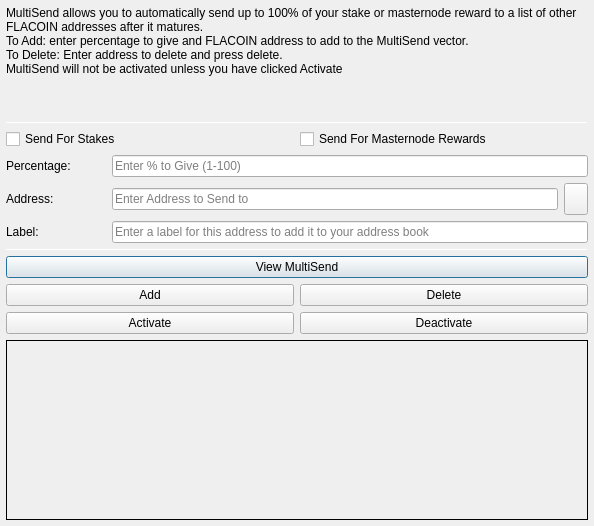
<?xml version="1.0" encoding="UTF-8"?>
<ui version="4.0">
 <class>MultiSendDialog</class>
 <widget class="QDialog" name="MultiSendDialog">
  <property name="windowModality">
   <enum>Qt::NonModal</enum>
  </property>
  <property name="geometry">
   <rect>
    <x>0</x>
    <y>0</y>
    <width>594</width>
    <height>526</height>
   </rect>
  </property>
  <property name="windowTitle">
   <string>MultiSend</string>
  </property>
  <layout class="QVBoxLayout" name="verticalLayout" stretch="0">
   <property name="leftMargin">
    <number>6</number>
   </property>
   <property name="topMargin">
    <number>6</number>
   </property>
   <property name="rightMargin">
    <number>6</number>
   </property>
   <property name="bottomMargin">
    <number>6</number>
   </property>
   <item>
    <layout class="QVBoxLayout" name="verticalLayout_Main" stretch="1,1,1,0,1,1,1">
     <item>
      <widget class="QLabel" name="label_2">
       <property name="lineWidth">
        <number>1</number>
       </property>
       <property name="text">
        <string>MultiSend allows you to automatically send up to 100% of your stake or masternode reward to a list of other FLACOIN addresses after it matures.
To Add: enter percentage to give and FLACOIN address to add to the MultiSend vector.
To Delete: Enter address to delete and press delete.
MultiSend will not be activated unless you have clicked Activate</string>
       </property>
       <property name="alignment">
        <set>Qt::AlignLeading|Qt::AlignLeft|Qt::AlignTop</set>
       </property>
       <property name="wordWrap">
        <bool>true</bool>
       </property>
      </widget>
     </item>
     <item>
      <widget class="Line" name="line">
       <property name="minimumSize">
        <size>
         <width>0</width>
         <height>1</height>
        </size>
       </property>
       <property name="maximumSize">
        <size>
         <width>16777215</width>
         <height>1</height>
        </size>
       </property>
       <property name="orientation">
        <enum>Qt::Horizontal</enum>
       </property>
      </widget>
     </item>
     <item>
      <layout class="QVBoxLayout" name="verticalLayout_Settings">
       <item>
        <layout class="QHBoxLayout" name="horizontalLayout">
         <item>
          <widget class="QCheckBox" name="multiSendStakeCheckBox">
           <property name="text">
            <string>Send For Stakes</string>
           </property>
          </widget>
         </item>
         <item>
          <widget class="QCheckBox" name="multiSendMasternodeCheckBox">
           <property name="text">
            <string>Send For Masternode Rewards</string>
           </property>
          </widget>
         </item>
        </layout>
       </item>
       <item>
        <layout class="QHBoxLayout" name="horizontalLayout_6">
         <item>
          <widget class="QLabel" name="label">
           <property name="minimumSize">
            <size>
             <width>100</width>
             <height>0</height>
            </size>
           </property>
           <property name="toolTip">
            <string>Percentage of stake to send</string>
           </property>
           <property name="text">
            <string>Percentage:</string>
           </property>
          </widget>
         </item>
         <item>
          <widget class="QLineEdit" name="multiSendPercentEdit">
           <property name="toolTip">
            <string>Enter whole numbers 1 - 100</string>
           </property>
           <property name="placeholderText">
            <string>Enter % to Give (1-100)</string>
           </property>
          </widget>
         </item>
        </layout>
       </item>
       <item>
        <layout class="QHBoxLayout" name="horizontalLayout_7">
         <item>
          <widget class="QLabel" name="label_5">
           <property name="minimumSize">
            <size>
             <width>100</width>
             <height>0</height>
            </size>
           </property>
           <property name="toolTip">
            <string>Address to send portion of stake to</string>
           </property>
           <property name="text">
            <string>Address:</string>
           </property>
          </widget>
         </item>
         <item>
          <widget class="QLineEdit" name="multiSendAddressEdit">
           <property name="toolTip">
            <string/>
           </property>
           <property name="placeholderText">
            <string>Enter Address to Send to</string>
           </property>
          </widget>
         </item>
         <item>
          <widget class="QToolButton" name="addressBookButton">
           <property name="maximumSize">
            <size>
             <width>16777215</width>
             <height>32</height>
            </size>
           </property>
           <property name="toolTip">
            <string>Choose an address from the address book</string>
           </property>
           <property name="text">
            <string/>
           </property>
           <property name="icon">
            <iconset resource="../flacoin.qrc">
             <normaloff>:/icons/address-book</normaloff>:/icons/address-book</iconset>
           </property>
           <property name="shortcut">
            <string>Alt+A</string>
           </property>
          </widget>
         </item>
        </layout>
       </item>
      </layout>
     </item>
     <item>
      <layout class="QHBoxLayout" name="horizontalLayout_3">
       <item>
        <widget class="QLabel" name="label_3">
         <property name="minimumSize">
          <size>
           <width>100</width>
           <height>0</height>
          </size>
         </property>
         <property name="text">
          <string>Label:</string>
         </property>
        </widget>
       </item>
       <item>
        <widget class="QLineEdit" name="labelAddressLabelEdit">
         <property name="placeholderText">
          <string>Enter a label for this address to add it to your address book</string>
         </property>
        </widget>
       </item>
      </layout>
     </item>
     <item>
      <widget class="Line" name="line_2">
       <property name="minimumSize">
        <size>
         <width>0</width>
         <height>1</height>
        </size>
       </property>
       <property name="maximumSize">
        <size>
         <width>16777215</width>
         <height>1</height>
        </size>
       </property>
       <property name="orientation">
        <enum>Qt::Horizontal</enum>
       </property>
      </widget>
     </item>
     <item>
      <layout class="QVBoxLayout" name="verticalLayout_Buttons">
       <item>
        <layout class="QHBoxLayout" name="horizontalLayout_4">
         <item>
          <widget class="QPushButton" name="viewButton">
           <property name="toolTip">
            <string/>
           </property>
           <property name="statusTip">
            <string>View MultiSend Vector</string>
           </property>
           <property name="text">
            <string>View MultiSend</string>
           </property>
          </widget>
         </item>
        </layout>
       </item>
       <item>
        <layout class="QHBoxLayout" name="horizontalLayout_2">
         <item>
          <widget class="QPushButton" name="addButton">
           <property name="toolTip">
            <string/>
           </property>
           <property name="statusTip">
            <string>Add to MultiSend Vector</string>
           </property>
           <property name="text">
            <string>Add</string>
           </property>
          </widget>
         </item>
         <item>
          <widget class="QPushButton" name="deleteButton">
           <property name="toolTip">
            <string/>
           </property>
           <property name="statusTip">
            <string>Delete Address From MultiSend Vector</string>
           </property>
           <property name="text">
            <string>Delete</string>
           </property>
          </widget>
         </item>
        </layout>
       </item>
       <item>
        <layout class="QHBoxLayout" name="horizontalLayout_5">
         <item>
          <widget class="QPushButton" name="activateButton">
           <property name="statusTip">
            <string>Activate MultiSend</string>
           </property>
           <property name="text">
            <string>Activate</string>
           </property>
          </widget>
         </item>
         <item>
          <widget class="QPushButton" name="disableButton">
           <property name="statusTip">
            <string>Deactivate MultiSend</string>
           </property>
           <property name="text">
            <string>Deactivate</string>
           </property>
          </widget>
         </item>
        </layout>
       </item>
      </layout>
     </item>
     <item>
      <widget class="QLabel" name="message">
       <property name="minimumSize">
        <size>
         <width>0</width>
         <height>180</height>
        </size>
       </property>
       <property name="frameShape">
        <enum>QFrame::Panel</enum>
       </property>
       <property name="frameShadow">
        <enum>QFrame::Plain</enum>
       </property>
       <property name="lineWidth">
        <number>1</number>
       </property>
       <property name="midLineWidth">
        <number>1</number>
       </property>
       <property name="text">
        <string/>
       </property>
       <property name="alignment">
        <set>Qt::AlignLeading|Qt::AlignLeft|Qt::AlignTop</set>
       </property>
       <property name="wordWrap">
        <bool>true</bool>
       </property>
      </widget>
     </item>
    </layout>
   </item>
  </layout>
 </widget>
 <resources>
  <include location="../flacoin.qrc"/>
 </resources>
 <connections/>
</ui>
